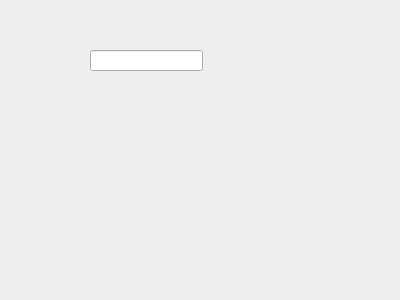
<?xml version="1.0" encoding="UTF-8"?>
<ui version="4.0">
 <class>Task</class>
 <widget class="QWidget" name="Task">
  <property name="geometry">
   <rect>
    <x>0</x>
    <y>0</y>
    <width>400</width>
    <height>300</height>
   </rect>
  </property>
  <property name="windowTitle">
   <string>Form</string>
  </property>
  <widget class="QLineEdit" name="MiText">
   <property name="geometry">
    <rect>
     <x>90</x>
     <y>50</y>
     <width>113</width>
     <height>21</height>
    </rect>
   </property>
  </widget>
 </widget>
 <resources/>
 <connections/>
</ui>
